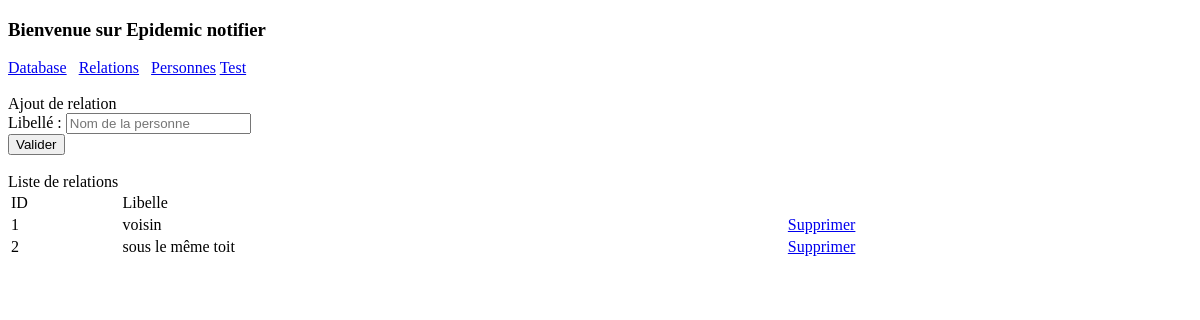
The app's page /relations, older data.
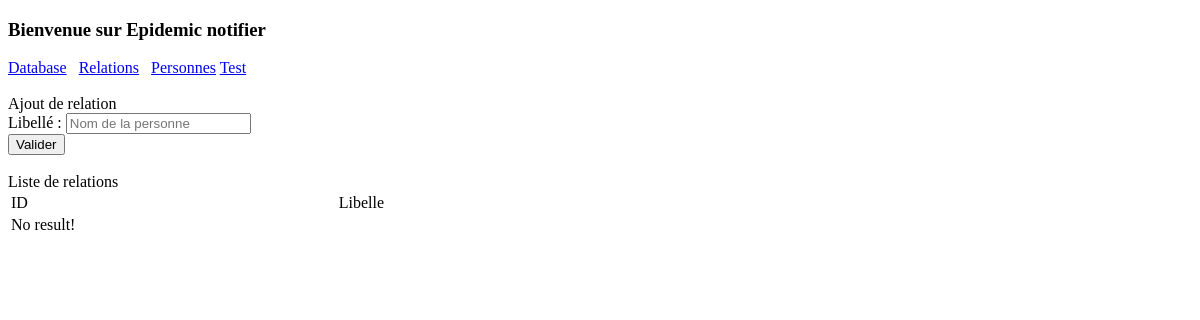
The same page, newer data.
### tables this page shows
CREATE TABLE relations ( 
            id integer PRIMARY KEY,    
            libelle text UNIQUE
            );

### app.py (the view)
@app.route("/relations")
def home_relation():
    relations = Relation().get_all()
    return render_template("relation.html", relations=relations)

### treatment/relation.py (called while the page is built)
    def get_all(self):
        self.cur.execute("SELECT  * FROM relations ORDER BY id ASC")
        rows = self.cur.fetchall()
        return [RRelation(row[0], row[1]) for row in rows]

### templates/relation.html (shortened to what this page needs)
<!DOCTYPE html>
<html>
  <head>
    {% include 'inc/header.html' %}
  </head>
  <body>
    {% include 'inc/header_menu.html' %}
    Ajout de relation<br/>
    <form action="/relations" method="POST">
      <div class="row">
        <label>Libellé : </label><input type="text" id="libelle" name="libelle" value="" placeholder="Nom de la personne" autocomplete="false">
      </div>
      	<input type="submit" id="btnvalid_relation" value="Valider" />
    </form>
    <br/>
    Liste de relations
    <br/>
    <table width="100%">
      <thead>
        <td>ID</td>
        <td>Libelle</td>
        <td></td>
      </thead>
      <tbody>
        {% if relations %}
          {% for r in relations %}
            <tr>
              <td>{{ r.id }}</td>
              <td>{{ r.libelle }}</td>
              <td><a href="relations/delete/{{ r.id }}" onclick="javascript:return confirm('Etes-vous sûr?');">Supprimer</td>
            </tr>
          {% endfor %}
        {% else %}
          <tr><td colspan="7">No result!</td></tr>
        {% endif %}
      </tbody>
    </table>
  </body>
</html>

### templates/inc/header.html (shortened to what this page needs)
    <link rel="stylesheet" href="https://ajax.googleapis.com/ajax/libs/jqueryui/1.12.1/themes/smoothness/jquery-ui.css">

### templates/inc/header_menu.html
<h3>Bienvenue sur Epidemic notifier</h3>
    <div>
        <a href="/db">Database</a>&nbsp;&nbsp;
        <a href="/relations">Relations</a>&nbsp;&nbsp;
        <a href="/personnes">Personnes</a>
        <a href="/tests">Test</a>
    </div>
    <br/>

Row changes from the older to the newer data that the page shows:
removed relations: id "1", libelle "voisin"
removed relations: id "2", libelle "sous le même toit"
Text that changed along with them:
text now shown: "No result!"
